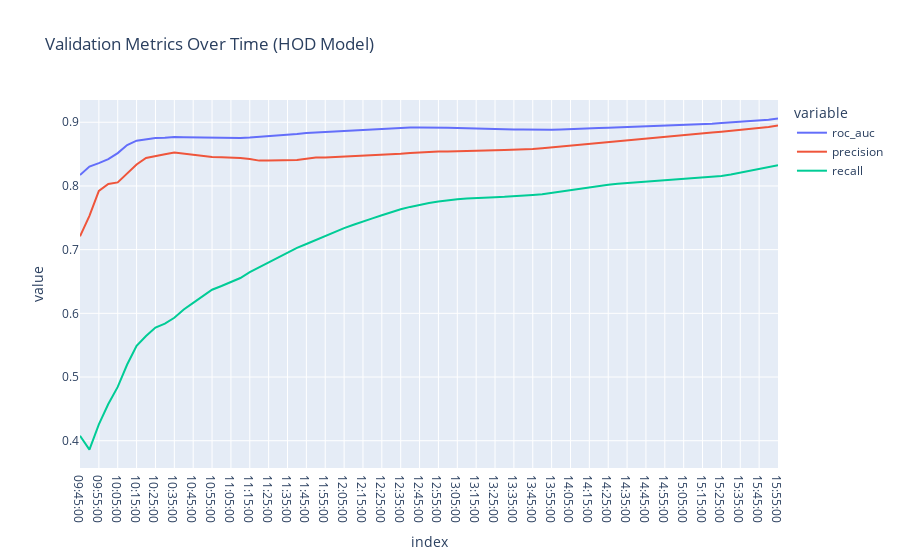

Write notebook code for a chart like this one.
### Code cell
import datetime
import plotly.express as px


time_range = [datetime.time(hour, minute) for hour in range(9, 16) for minute in range(0, 60, 5)]
time_range = [x for x in time_range if x >= datetime.time(9,45)]
df_val = pd.DataFrame()
for t in time_range:
    X_val = X_test.loc[X_test['time'] <= t].copy()
    y_val = y_test.loc[X_val.index, 'hod_in'].copy()

    y_pred_val = pipeline.predict_proba(X_val)[:,-1]

    df_val.loc[t, [
        'roc_auc',
        'precision',
        'recall'
    ]] =  roc_auc_score(y_val, y_pred_val), precision_score(y_val, y_pred_val > 0.5), recall_score(y_val, y_pred_val > 0.5)


fig = px.line(df_val, title='Validation Metrics Over Time (HOD Model)')
fig.show()
